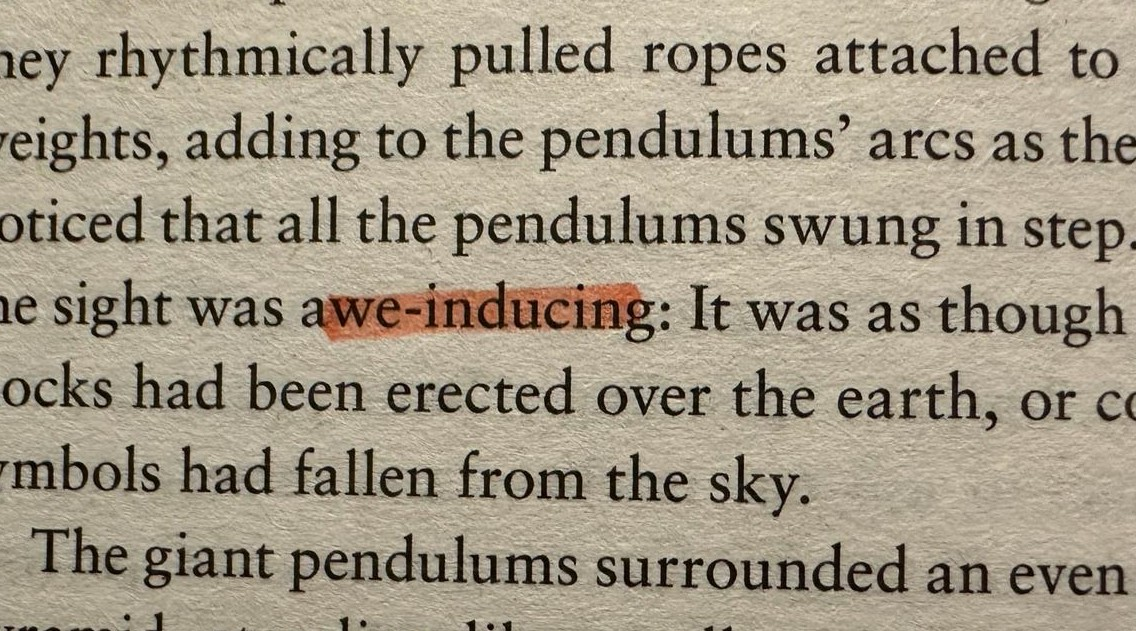
#> input picture image.jpg, 1136 x 631 px
$ python oragearea.py
#> lines starting #> are read from the running program, lines starting #| are printed output that depends on the picture; after the words box and inside, x2 and y2 are one past the last pixel; in counts of white or black regions, pixels touching at a corner belong together
import cv2
import numpy as np

# Load the image
image = cv2.imread('image.jpg')
#> image is the input picture: shape (631, 1136, 3); mean B, G, R 135.8, 154.4, 164.3

# Convert the image to HSV color space
hsv = cv2.cvtColor(image, cv2.COLOR_BGR2HSV)
#> hsv: shape (631, 1136, 3); mean H, S, V 19.8, 55, 164.3

# Define the color range for the color orange
lower_orange = np.array([5, 100, 100])
upper_orange = np.array([15, 255, 255])

# Create a mask that represents the pixels in the color range
mask = cv2.inRange(hsv, lower_orange, upper_orange)
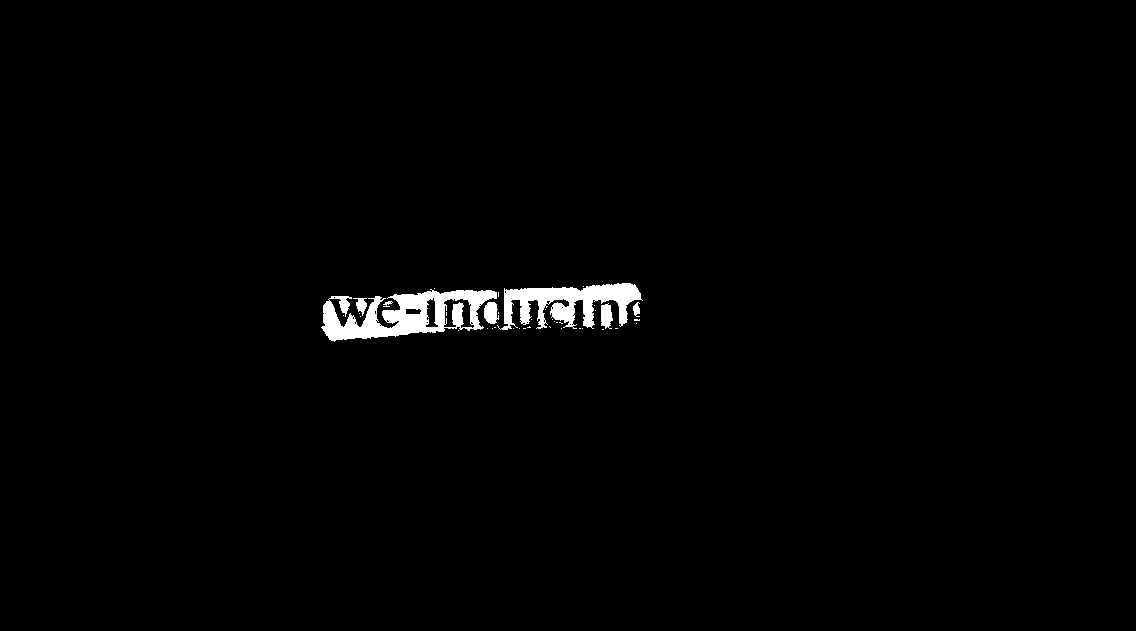
#> mask: shape (631, 1136); 1.2% white; 39 white regions (32 under 20 px)

# Find contours in the mask
contours, _ = cv2.findContours(mask, cv2.RETR_EXTERNAL, cv2.CHAIN_APPROX_SIMPLE)
#> contours = 38 contours, 32 with area under 20; largest, box (x1, y1, x2, y2) and area: (321, 289, 497, 342) 5061, (497, 283, 643, 330) 3080, (484, 302, 499, 324) 222, (601, 303, 613, 329) 198, (353, 298, 367, 316) 98, (633, 302, 640, 317) 50

# Find the largest contour and its bounding rectangle
largest_contour = max(contours, key = cv2.contourArea)
#> largest_contour = contour of 379 points, box (x1, y1, x2, y2) (321, 289, 497, 342), area 5061
x, y, w, h = cv2.boundingRect(largest_contour)
#> x = 321; y = 289; w = 176; h = 53

# Save the coordinates of the orange area to a variable
orange_area_coordinates = (x, y, w, h)
#> orange_area_coordinates = (321, 289, 176, 53)

# Print the coordinates of the orange area
print(f'Orange area coordinates: {orange_area_coordinates}')
#| Orange area coordinates: (321, 289, 176, 53)
